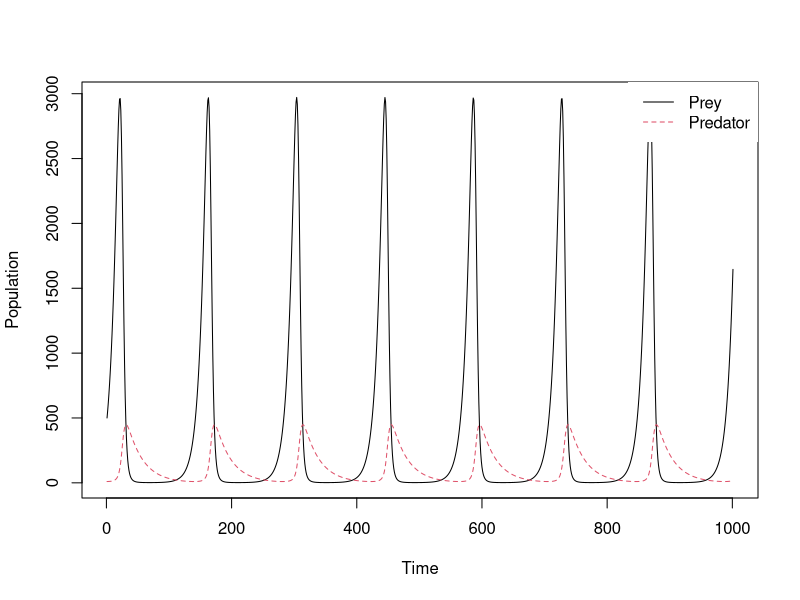

Here is the R script that generated this plot:
library(deSolve)

lotVmodel <-function(time, initState, params){
  with(as.list(c(initState, params)),{

    # Lotka-Volterra equations
    dx <- (alpha * prey) - (beta * prey * predator)
    dy <- (gamma * prey * predator) - (delta * predator)

    # alpha = the growth rate of prey
    # beta = the rate at which predators kill prey
    # delta = the death rate of predators
    # gamma = the rate at which predators increase by consuming prey

    list(c(dx, dy))
  })
}

params <- c(alpha=1.15, beta=0.01, delta=0.4, gamma=0.001)
initState <- c(prey=500, predator=10)
time <- seq(0, 100, by=.1)

output <- ode(y=initState, times=time, func=lotVmodel, parms=params)
matplot(output[,-1], type="l", xlab="Time", ylab="Population")
legend("topright", c("Prey", "Predator"), lty = c(1, 2), col = c(1, 2), box.lwd = 0)
